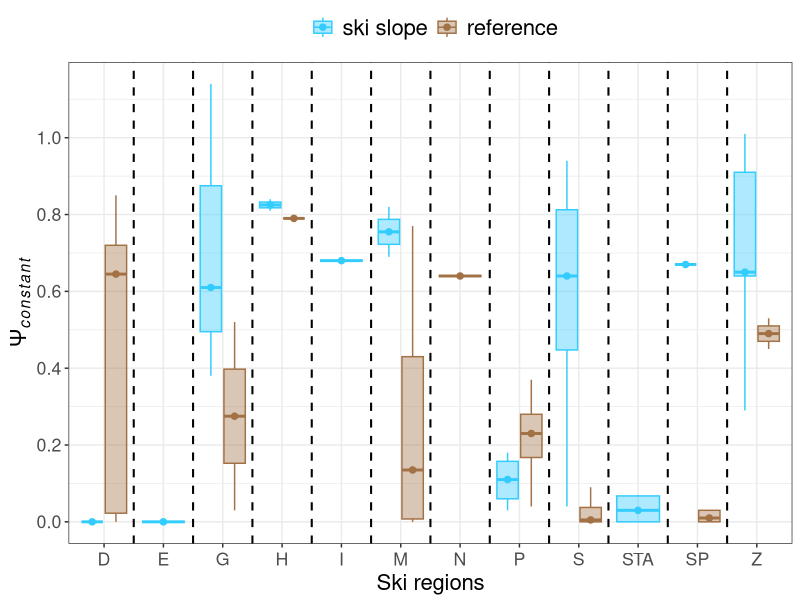

Source code (R):
library("tidyverse")
library("patchwork")

all_dat<- read.csv("dat/raw/all_data.csv",
                   header = T,
                   sep = ",",
                   dec = ".",
                   stringsAsFactors=FALSE) |>
  mutate(toponym = recode_factor(
    project_area,
    "Dobratsch" = "D",
    "Ehrwald" = "E",
    "Golm" = "G",
    "Hauser Kaibling" = "H",
    "Ischgl" = "I",
    "Meran2000" = "M",
    "Nassfeld" = "N",
    "Patscherkofel" = "P",
    "Schladming" = "S",
    "Sankt Anton" = "STA",
    "See in Paznaun" = "SP",
    "Wartschenbach" = "Z"
  ), ski_slope=recode_factor(ski_slope,"yes"="A","no"="B"))

####################################
# Individual boxplots for for ski and none-ski slopes of each ski region
####################################
allplots <- all_dat |>
  select("toponym", "ski_slope", "psi_intervall") 


p1 <- ggplot(allplots, aes(x=toponym, y=psi_intervall,color=as.factor(ski_slope),fill=as.factor(ski_slope)))+
  geom_boxplot(alpha=0.4,outlier.shape=NA,width=0.8)+
  stat_summary(aes(group=as.factor(ski_slope),color=as.factor(ski_slope)),fun=median, geom="point", shape=20, size=3,position=position_dodge2(width= 0.8)) +
  theme_bw()+
  theme(legend.position="top",legend.text=element_text(size=16),text = element_text(size=16),axis.title.y = element_text(angle = 90, vjust = 0.5,size = 16),axis.text.x = element_text(angle = 0,hjust = 0.5, vjust = 0.5),
        axis.title.x = element_text(vjust = 0.5,size = 16),axis.title.y.right = element_text(angle = 0, vjust = 0.5))+
  scale_y_continuous(breaks = scales::breaks_extended(n = 7))+
  labs( x="Ski regions",y = expression(Psi[italic(constant)]))+
  scale_color_manual(values = c("#33ccff", "#A27146"),labels=c("ski slope","reference"), name = "")+
  scale_fill_manual(values = c("#33ccff", "#A27146"),labels=c("ski slope","reference"), name = "")+
  geom_vline(aes(xintercept=1.5),linetype="dashed",colour="black",size=0.7)+
  geom_vline(aes(xintercept=2.5),linetype="dashed",colour="black",size=0.7)+
  geom_vline(aes(xintercept=3.5),linetype="dashed",colour="black",size=0.7)+
  geom_vline(aes(xintercept=4.5),linetype="dashed",colour="black",size=0.7)+
  geom_vline(aes(xintercept=5.5),linetype="dashed",colour="black",size=0.7)+
  geom_vline(aes(xintercept=6.5),linetype="dashed",colour="black",size=0.7)+
  geom_vline(aes(xintercept=7.5),linetype="dashed",colour="black",size=0.7)+
  geom_vline(aes(xintercept=8.5),linetype="dashed",colour="black",size=0.7)+
  geom_vline(aes(xintercept=9.5),linetype="dashed",colour="black",size=0.7)+
  geom_vline(aes(xintercept=10.5),linetype="dashed",colour="black",size=0.7)+
  geom_vline(aes(xintercept=11.5),linetype="dashed",colour="black",size=0.7)

ggsave("plt/fig5.png", plot = p1, device = png, height = 10, width = 19, dpi = 300, units = "cm")
